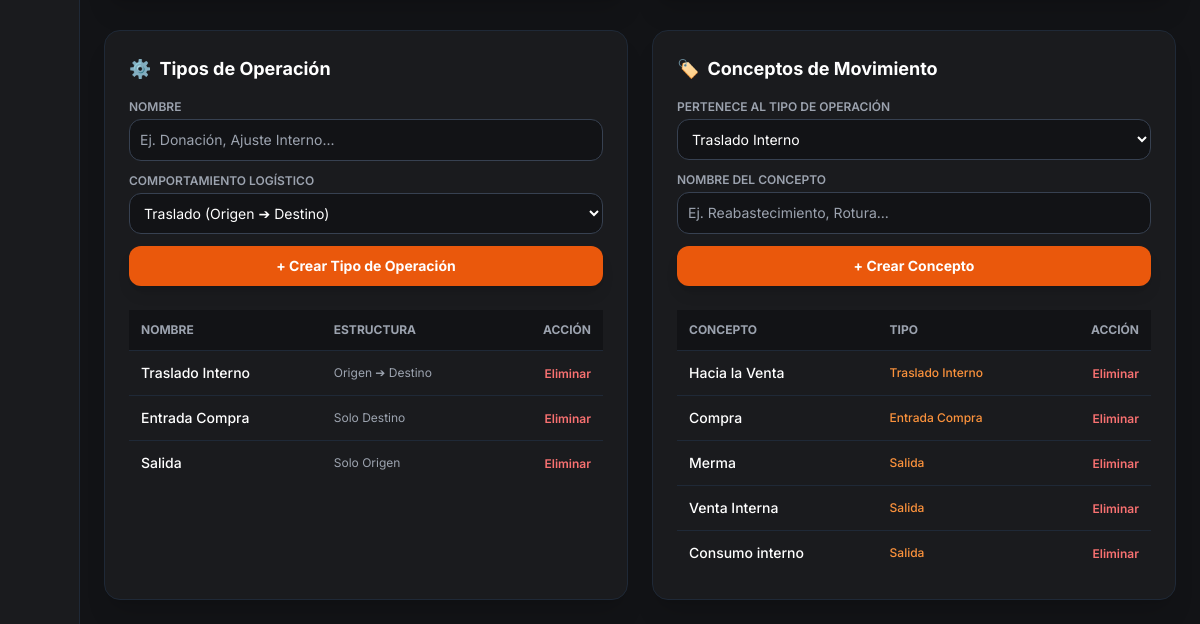
Before: /admin/gestion-entidades (signed in, lower part) with the older database file.
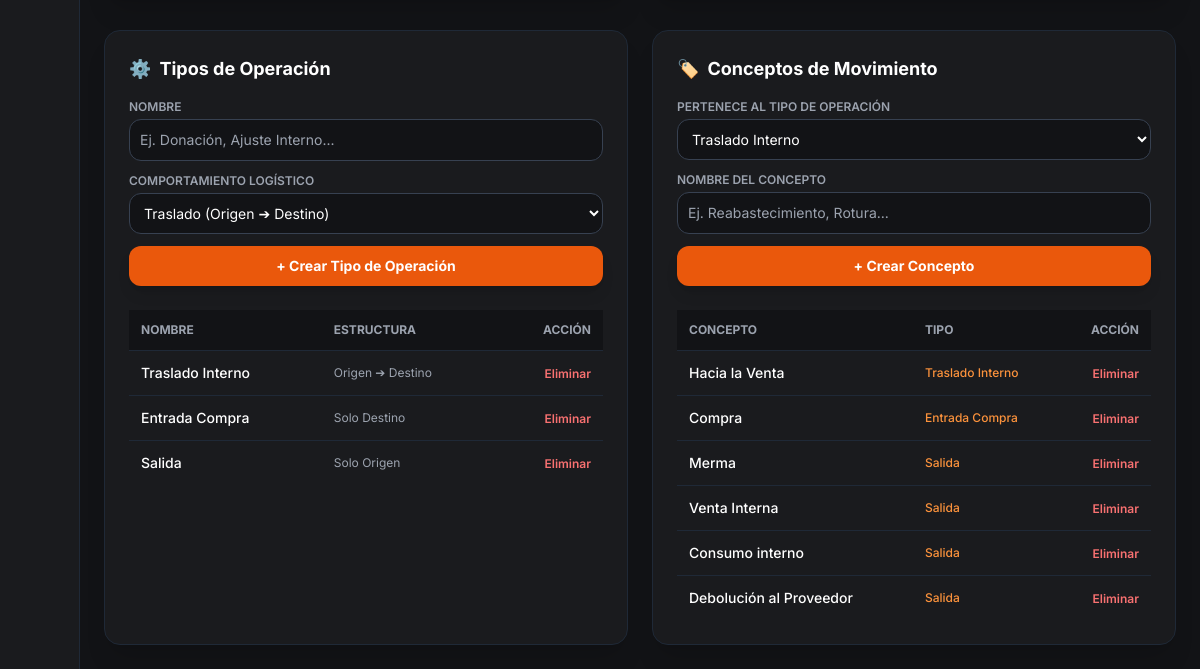
After: the same page with the newer database file.
### app.py (models this page shows)
class TipoOperacion(db.Model):
    __tablename__ = 'tipos_operacion'
    id = db.Column(db.Integer, primary_key=True)
    nombre = db.Column(db.String(50), nullable=False) # Ej: "Traslado Interno", "Entrada de Inventario", "Salida / Ajuste"
    codigo = db.Column(db.String(20), unique=True, nullable=False) # 'traslado', 'entrada', 'salida'
    requiere_origen = db.Column(db.Boolean, default=True)
    requiere_destino = db.Column(db.Boolean, default=True)
    conceptos = db.relationship('ConceptoMovimiento', backref='tipo', cascade='all, delete-orphan', lazy=True)

class ConceptoMovimiento(db.Model):
    __tablename__ = 'conceptos_movimiento'
    id = db.Column(db.Integer, primary_key=True)
    nombre = db.Column(db.String(100), nullable=False)
    tipo_id = db.Column(db.Integer, db.ForeignKey('tipos_operacion.id'), nullable=False)

### app.py (the view)
@app.route('/admin/gestion-entidades', methods=['GET'])
def vista_gestion_entidades():
    if 'user' not in session or session.get('rol') != 'admin':
        return redirect(url_for('login'))
    almacenes = Almacen.query.all()
    proveedores = Proveedor.query.all()
    tipos_operacion = TipoOperacion.query.all()
    conceptos = ConceptoMovimiento.query.all()
    propietarios = Propietario.query.all()
    return render_template(
        'admin_gestion.html',
        almacenes=almacenes,
        proveedores=proveedores,
        tipos_operacion=tipos_operacion,
        conceptos=conceptos,
        propietarios = propietarios
    )

### app.py (called while the page is built)
@app.context_processor
def inject_today():
    return {'hoy': date.today()}

### templates/admin_gestion.html (shortened to what the changed rows need)
{% extends "base.html" %}
{% block content %}
<main class="p-6 space-y-8 flex-1 overflow-y-auto">
    <div class="grid grid-cols-1 lg:grid-cols-2 gap-6">
        <div class="bg-[#1a1b1e] border border-gray-800 rounded-2xl p-6 shadow-xl">
            <h2 class="text-lg font-bold text-white mb-4 flex items-center gap-2">
                <span>⚙️</span> Tipos de Operación
            </h2>
            <div class="overflow-x-auto">
                <table class="w-full text-left text-sm text-gray-300">
                    <thead class="text-xs uppercase bg-[#121316] text-gray-400 border-b border-gray-800">
                        <tr>
                            <th class="p-3">Nombre</th>
                            <th class="p-3">Estructura</th>
                            <th class="p-3 text-right">Acción</th>
                        </tr>
                    </thead>
                    <tbody class="divide-y divide-gray-800">
                        {% for t in tipos_operacion %}
                        <tr class="hover:bg-gray-800/40">
                            <td class="p-3 font-medium text-white">{{ t.nombre }}</td>
                            <td class="p-3 text-xs text-gray-400">
                                {% if t.requiere_origen and t.requiere_destino %} Origen ➔ Destino
                                {% elif t.requiere_destino %} Solo Destino
                                {% else %} Solo Origen {% endif %}
                            </td>
                            <td class="p-3 text-right">
                                <form action="{{ url_for('eliminar_tipo_operacion', id=t.id) }}" method="POST" class="inline"
                                    onsubmit="return confirm('¿Eliminar tipo de operación?');">
                                    <button type="submit" class="text-red-400 hover:text-red-300 font-semibold text-xs">Eliminar</button>
                                </form>
                            </td>
                        </tr>
                        {% endfor %}
                    </tbody>
                </table>
            </div>
        </div>
        <div class="bg-[#1a1b1e] border border-gray-800 rounded-2xl p-6 shadow-xl">
            <h2 class="text-lg font-bold text-white mb-4 flex items-center gap-2">
                <span>🏷️</span> Conceptos de Movimiento
            </h2>
            <div class="overflow-x-auto">
                <table class="w-full text-left text-sm text-gray-300">
                    <thead class="text-xs uppercase bg-[#121316] text-gray-400 border-b border-gray-800">
                        <tr>
                            <th class="p-3">Concepto</th>
                            <th class="p-3">Tipo</th>
                            <th class="p-3 text-right">Acción</th>
                        </tr>
                    </thead>
                    <tbody class="divide-y divide-gray-800">
                        {% for c in conceptos %}
                        <tr class="hover:bg-gray-800/40">
                            <td class="p-3 font-medium text-white">{{ c.nombre }}</td>
                            <td class="p-3 text-xs text-orange-400 font-medium">{{ c.tipo.nombre }}</td>
                            <td class="p-3 text-right">
                                <form action="{{ url_for('eliminar_concepto', id=c.id) }}" method="POST" class="inline"
                                    onsubmit="return confirm('¿Eliminar concepto?');">
                                    <button type="submit" class="text-red-400 hover:text-red-300 font-semibold text-xs">Eliminar</button>
                                </form>
                            </td>
                        </tr>
                        {% endfor %}
                    </tbody>
                </table>
            </div>
        </div>
    </div>
</main>
{% endblock %}

Changed rows visible on the page:
added ConceptoMovimiento: nombre "Debolución al Proveedor", tipo.nombre "Salida"
